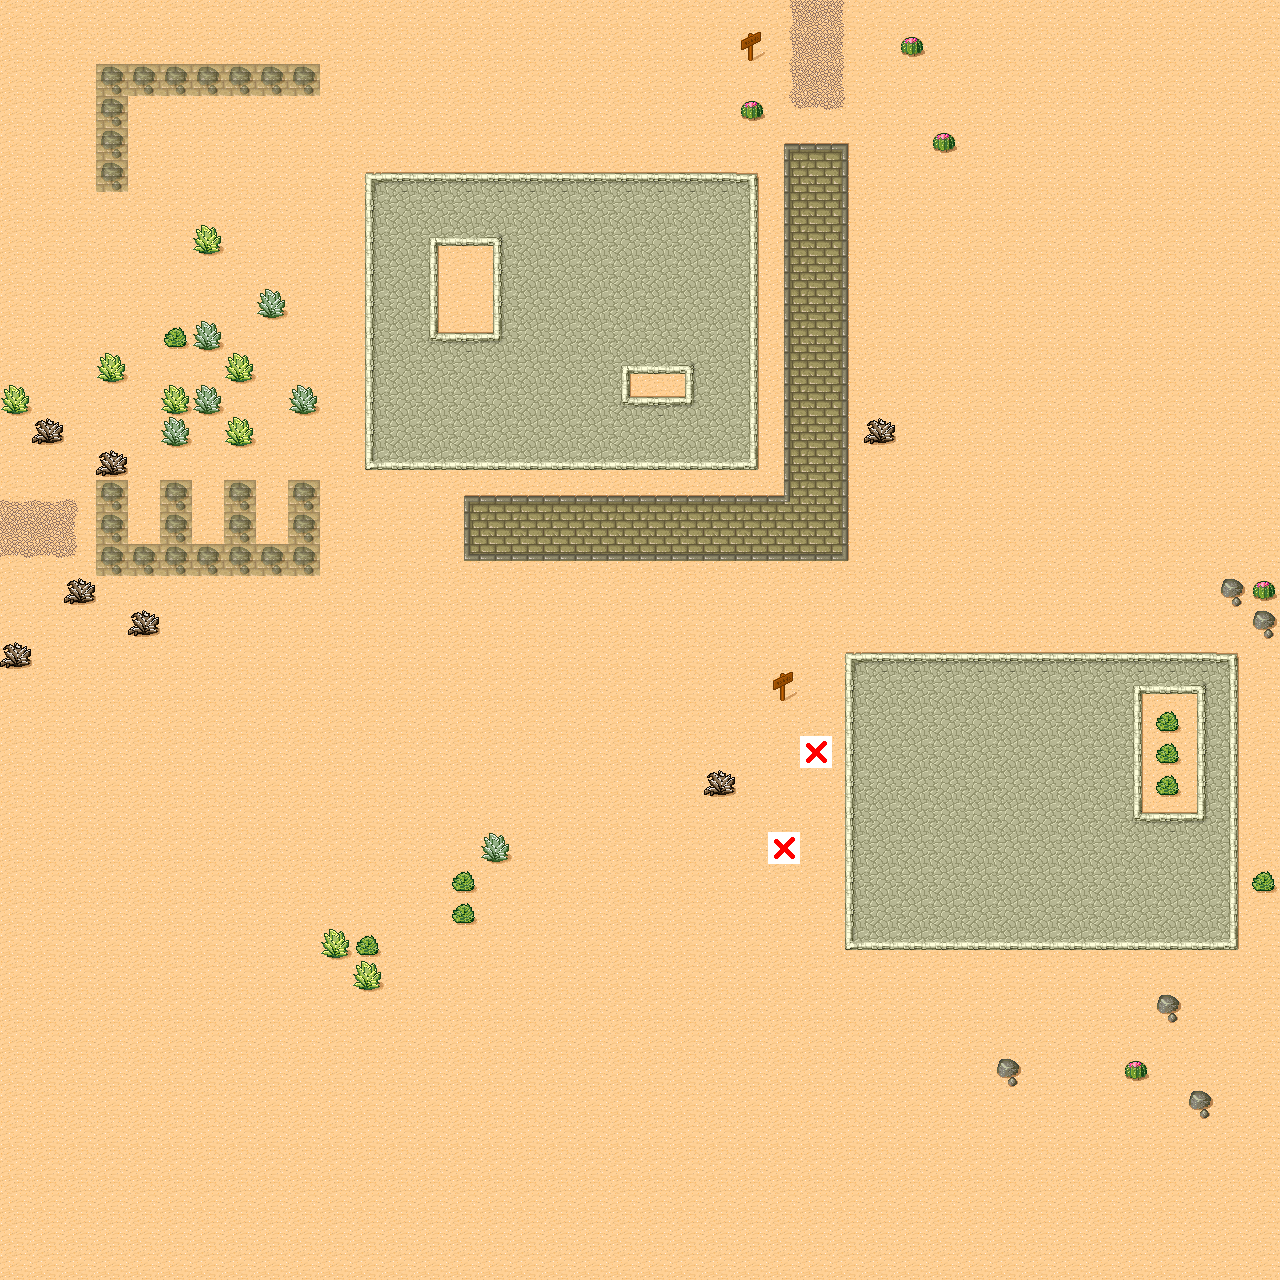

This is a level from a 2D game, rendered from its Tiled map with the project's own tilesets. A one-line summary and the map file follow, with tile-layer data summarised:
An orthogonal 40x40 tile map with 32x32 px tiles, 3 tile layers (Ground, Collision, Cabbage), 1 image layer.

<map version="1.0" orientation="orthogonal" width="40" height="40" tilewidth="32" tileheight="32">
 <tileset firstgid="1" name="Desert" tilewidth="32" tileheight="32" spacing="1" margin="1">
  <image source="tmw_desert_spacing.png" width="265" height="199" />
 </tileset>
 <imagelayer name="Background" width="40" height="40">
  <image source="TiledMapBackground.png" />
 </imagelayer>
 <layer name="Ground" width="40" height="40">
  <data>[1600 cells, 1600 non-empty, 34 distinct tile ids]</data>
 </layer>
 <layer name="Collision" width="40" height="40" opacity="0.41">
  <data>[1600 cells, 25 non-empty, 1 distinct tile ids]</data>
 </layer>
 <objectgroup name="Objects" width="40" height="40" />
 <layer name="Cabbage" width="40" height="40">
  <data>[1600 cells, 36 non-empty, 6 distinct tile ids]</data>
 </layer>
</map>